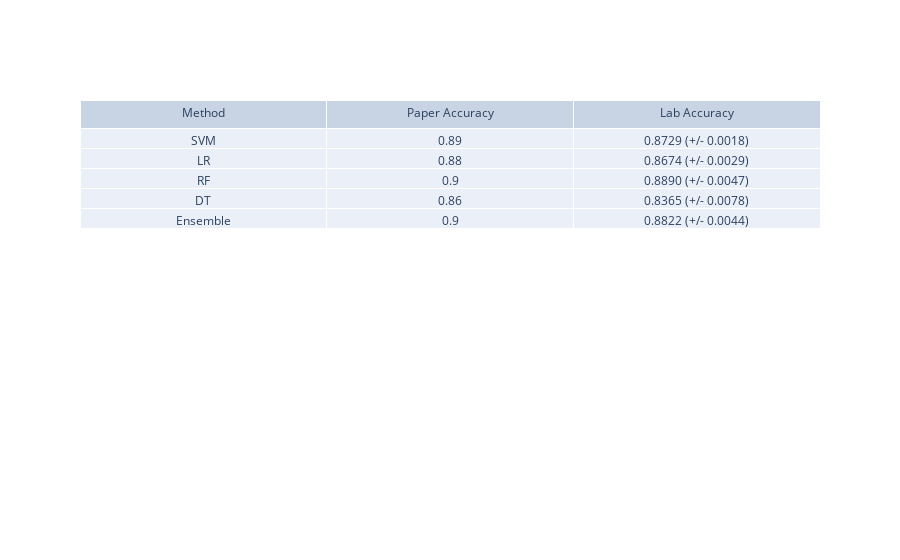

Source (notebook cell):
### Code cell
#adding nice table for comparative purposes (to be tested)

import plotly.graph_objects as go
paper_accuracy=[0.89, 0.88, 0.90, 0.86, 0.90]  #taken from the paper diabetic study, table II
fig = go.Figure(data=[go.Table(header=dict(values=['Method', 'Paper Accuracy','Lab Accuracy']),
                 cells=dict(values=[['SVM', 'LR', 'RF','DT', 'Ensemble'], paper_accuracy, acc_score_list]))
                     ])
fig.show()

### Figure 1 — Plotly figure (JSON) as saved in the notebook; plotly's stock layout.template omitted (floating-point values rounded to 4 significant figures)
{"data": [{"cells": {"values": [["SVM", "LR", "RF", "DT", "Ensemble"], [0.89, 0.88, 0.9, 0.86, 0.9], ["0.8729 (+/- 0.0018)", "0.8674 (+/- 0.0029)", "0.8890 (+/- 0.0047)", "0.8365 (+/- 0.0078)", "0.8822 (+/- 0.0044)"]]}, "header": {"values": ["Method", "Paper Accuracy", "Lab Accuracy"]}, "type": "table"}], "layout": {}}
